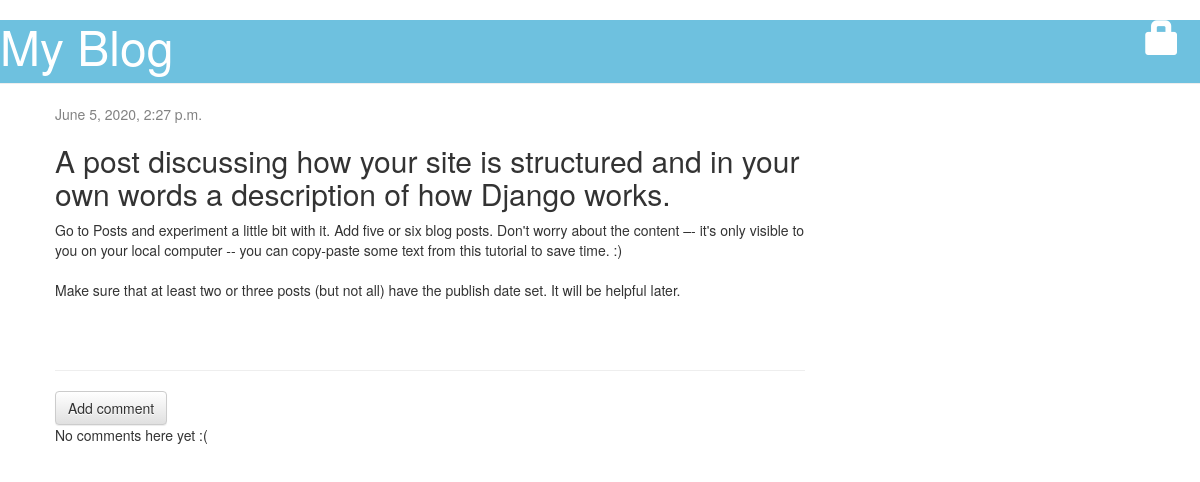
/post/3/, run on an earlier commit of the app's database.
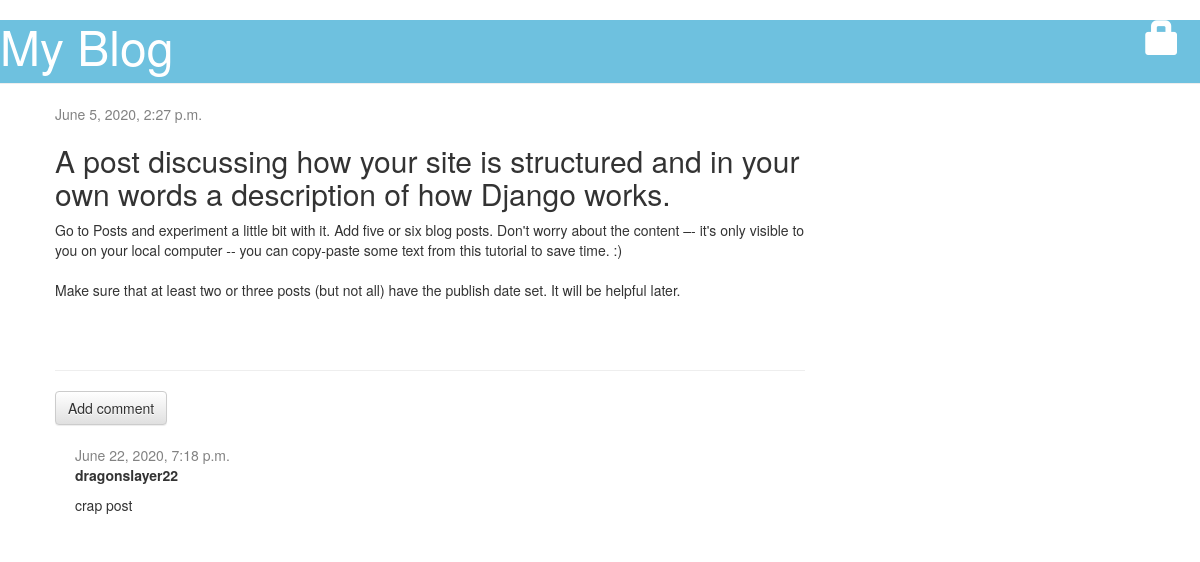
And on a later commit of the database.
### blog/models.py (models this page shows, shortened)
class Comment(models.Model):
    post = models.ForeignKey('blog.Post', on_delete=models.CASCADE, related_name='comments')
    author = models.CharField(max_length=200)
    text = models.TextField()
    created_date = models.DateTimeField(default=timezone.now)
    approved_comment = models.BooleanField(default=False)

### blog/views.py (the view)
# urls.py: path('post/<int:pk>/', views.post_detail, name='post_detail'),
def post_detail(request, pk):
    post = get_object_or_404(Post, pk=pk)
    return render(request, 'blog/post_detail.html', {'post': post})

### blog/templates/blog/post_detail.html (shortened to what this page needs)
{% extends 'blog/base.html' %}
{% block content %}
    <div class="post">
      {% if post.published_date %}
          <div class="date">
              {{ post.published_date }}
          </div>
      {% else %}
          <a class="btn btn-default" href="{% url 'post_publish' pk=post.pk %}">Publish</a>
      {% endif %}
        <h2>{{ post.title }}</h2>
        <p>{{ post.text|linebreaksbr }}</p>
    </div>
    <hr>
    <a class="btn btn-default" href="{% url 'add_comment_to_post' pk=post.pk %}">Add comment</a>
    {% for comment in post.comments.all %}
        {% if user.is_authenticated or comment.approved_comment %}
        <div class="comment">
            <div class="date">
                {{ comment.created_date }}
            </div>
            <strong>{{ comment.author }}</strong>
            <p>{{ comment.text|linebreaks }}</p>
        </div>
        {% endif %}
    {% empty %}
        <p>No comments here yet :(</p>
    {% endfor %}{% endblock %}

What changed in the data, as far as the page shows it:
added Comment: created_date "June 22, 2020, 7:18 p.m.", author "dragonslayer22", text "crap post"
Also different on the page:
text no longer shown: "No comments here yet :("
